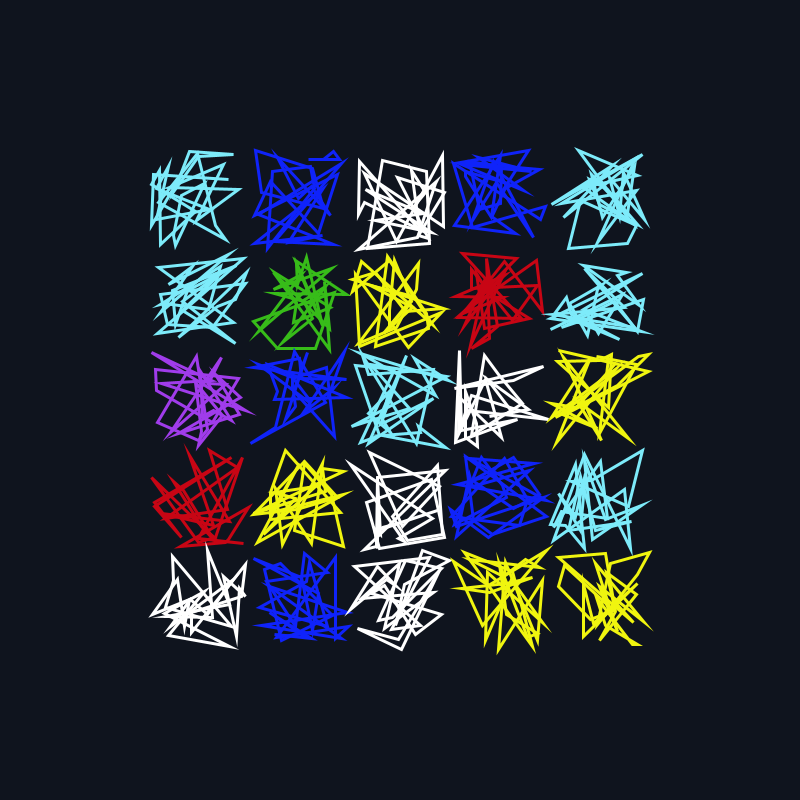
Frame 1 (no input)
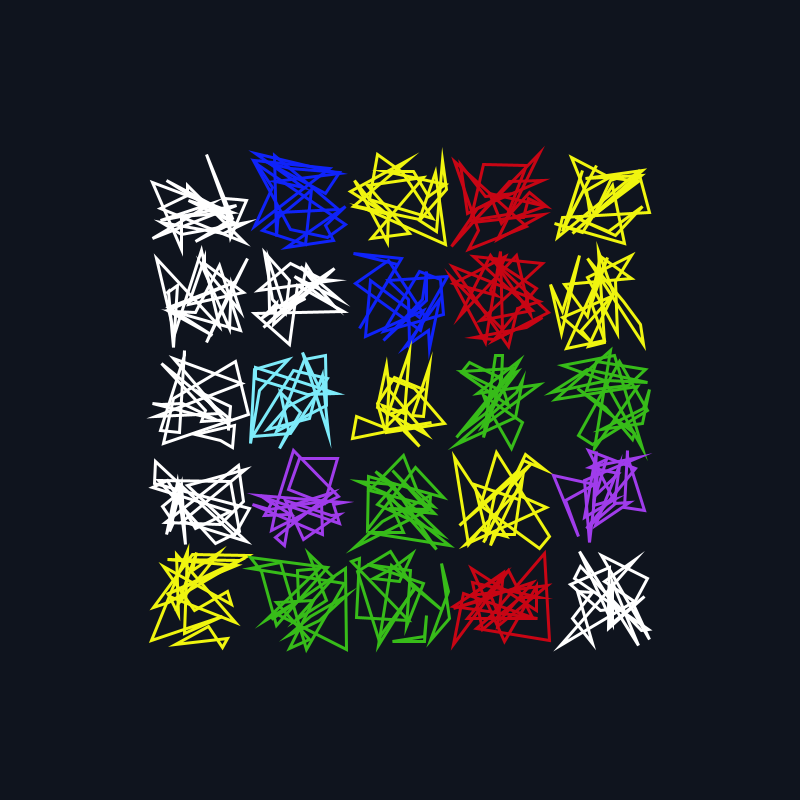
Frame 2 (the mouse pressed at the canvas centre, redrawn once)

The Processing sketch that drew these frames (run headless with seeded random() and noise(); the mouse was pressed at the canvas centre and the sketch redrawn once):

// Processing sketch: cuadros_ritmo_cool_final
// ── cuadros_ritmo_cool_final.pde

int grid=100;
int margin=150;

color[] colArray ={
    color(255,255,255),//white
    color(200,5,20), //red
    color(55,188,25), //green
    color(15,35,250), //blue
    color(125,235,250), //light blue
    color(240,245,15), //yellow
    color(160,60,235) //purple
};

void setup() {
    size(800,800);
    noLoop();
}

void draw() {
    background(15,20,30);
    noFill();
    stroke(255);
    
    float d=grid;



for (int i = margin; i < width-margin; i+=grid) {
    for (int j = margin; j < height-margin; j+=grid) {

            int colArrayNum=(int)random(7);
            stroke(colArray[colArrayNum]);
            //stroke(random(255),random(255),random(255));
            strokeWeight(3);

            for (int num = 0; num < 7; ++num) {
            float x1=random(d);
            float y1=random(d);
            float x2=random(d);
            float y2=random(d);
            float x3=random(d);
            float y3=random(d);
            float x4=random(d);
            float y4=random(d);

                pushMatrix();
                translate(i, j);
                quad(x1, y1, x2, y2, x3, y3, x4, y4);
                popMatrix();    
            }
                
    }
}
    

    //rectMode(CENTER);
    //rect(x1, y1, d, d);
}

void keyPressed() {
    if(key==' ') redraw();
}
